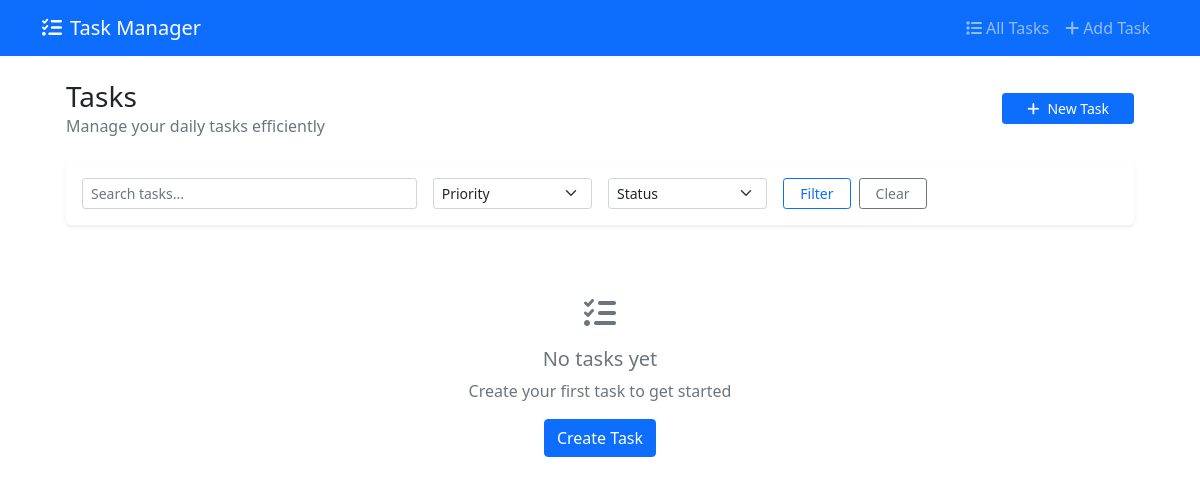
Before: / with the older database file.
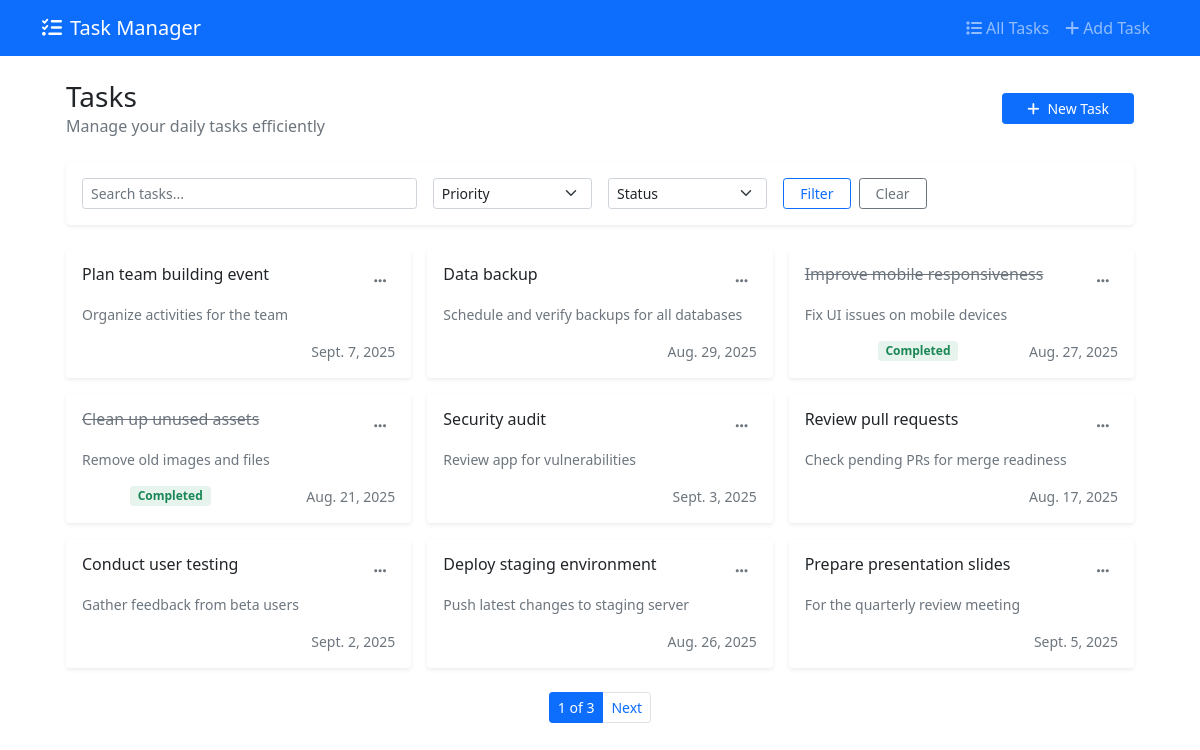
After: the same page with the newer database file.
### tasks/models.py (models this page shows, shortened)
class Task(models.Model):
    title = models.CharField(max_length=200)
    description = models.TextField(blank=True)
    priority = models.CharField(
        max_length=10,
        choices=[("high", "High"), ("medium", "Medium"), ("low", "Low")],
        default="medium",
    )
    is_completed = models.BooleanField(default=False)
    due_date = models.DateField(null=True, blank=True)
    created_at = models.DateTimeField(auto_now_add=True)
    updated_at = models.DateTimeField(auto_now=True)
    class Meta:
        ordering = ["-created_at"]

### tasks/views.py (the view)
# urls.py: path("", TaskListView.as_view(), name="task-list"),
class TaskListView(ListView):
    model = Task
    template_name = "tasks/task_list.html"
    context_object_name = "tasks"
    paginate_by = 9
    def get_queryset(self):
        queryset = Task.objects.all()
        search = self.request.GET.get("search")
        if search:
            queryset = queryset.filter(title__icontains=search)
        priority = self.request.GET.get("priority")
        if priority:
            queryset = queryset.filter(priority=priority)
        is_completed = self.request.GET.get("is_completed")
        if is_completed is not None and is_completed != "":
            if is_completed.lower() == "true":
                queryset = queryset.filter(is_completed=True)
            elif is_completed.lower() == "false":
                queryset = queryset.filter(is_completed=False)
        return queryset

### templates/tasks/task_list.html (shortened to what this page needs)
{% extends 'base.html' %}
{% block content %}
<div class="container-fluid px-4">
    <div class="d-flex justify-content-between align-items-center mb-4">
        <div>
            <h1 class="h3 mb-0 text-gray-800">Tasks</h1>
            <p class="text-muted mb-0">Manage your daily tasks efficiently</p>
        </div>
        <a href="{% url 'task-create' %}" class="btn btn-primary btn-sm px-4">
            <i class="fas fa-plus me-2"></i>New Task
        </a>
    </div>
    <div class="bg-white rounded-3 shadow-sm border-0 mb-4">
        <div class="p-3">
            <form method="get" class="row g-3 align-items-end">
                <div class="col-md-4">
                    <input type="text" name="search" class="form-control form-control-sm"
                           placeholder="Search tasks..." value="{{ request.GET.search }}">
                </div>
                <div class="col-md-2">
                    <select name="priority" class="form-select form-select-sm">
                        <option value="">Priority</option>
                    </select>
                </div>
                <div class="col-md-2">
                    <select name="is_completed" class="form-select form-select-sm">
                        <option value="">Status</option>
                    </select>
                </div>
                <div class="col-md-4">
                    <div class="d-flex gap-2">
                        <button type="submit" class="btn btn-outline-primary btn-sm px-3">Filter</button>
                        <a href="{% url 'task-list' %}" class="btn btn-outline-secondary btn-sm px-3">Clear</a>
                    </div>
                </div>
            </form>
        </div>
    </div>
    {% if tasks %}
        <div class="row g-3">
            {% for task in tasks %}
                <div class="col-lg-4 col-md-6">
                    <div class="card border-0 shadow-sm h-100 task-card">
                        <div class="card-body p-3">
                            <div class="d-flex justify-content-between align-items-start mb-2">
                                <h6 class="mb-0 fw-medium {% if task.is_completed %}text-decoration-line-through text-muted{% endif %}">
                                    {{ task.title }}
                                </h6>
                                <div class="dropdown">
                                    <button class="btn btn-sm btn-ghost" data-bs-toggle="dropdown">
                                        <i class="fas fa-ellipsis-h text-muted"></i>
                                    </button>
                                </div>
                            </div>
                            {% if task.description %}
                                <p class="text-muted small mb-3">{{ task.description|truncatewords:12 }}</p>
                            {% endif %}
                            <div class="d-flex justify-content-between align-items-center">
                                <div class="d-flex gap-2">
                                    <span class="badge badge-priority-{{ task.priority }}">{{ task.priority|title }}</span>
                                    {% if task.is_completed %}
                                        <span class="badge bg-success bg-opacity-10 text-success">Completed</span>
                                    {% endif %}
                                </div>
                                {% if task.due_date %}
                                    <small class="text-muted">{{ task.due_date }}</small>
                                {% endif %}
                            </div>
                        </div>
                    </div>
                </div>
            {% endfor %}
        </div>
        {% if is_paginated %}
            <nav class="mt-4">
                <ul class="pagination pagination-sm justify-content-center">
                    <li class="page-item active">
                        <span class="page-link">{{ page_obj.number }} of {{ page_obj.paginator.num_pages }}</span>
                    </li>
                    {% if page_obj.has_next %}
                        <li class="page-item">
                            <a class="page-link" href="?page={{ page_obj.next_page_number }}">Next</a>
                        </li>
                    {% endif %}
                </ul>
            </nav>
        {% endif %}
    {% else %}
        <div class="text-center py-5">
            <div class="mb-3">
                <i class="fas fa-tasks fa-2x text-muted"></i>
            </div>
            <h5 class="text-muted">No tasks yet</h5>
            <p class="text-muted mb-3">Create your first task to get started</p>
            <a href="{% url 'task-create' %}" class="btn btn-primary">Create Task</a>
        </div>
    {% endif %}
</div>
{% endblock %}

### templates/base.html (shortened to what this page needs)
<!DOCTYPE html>
<html lang="en">
<head>
    <link href="https://cdn.jsdelivr.net/npm/bootstrap@5.1.3/dist/css/bootstrap.min.css" rel="stylesheet">
    <link href="https://cdnjs.cloudflare.com/ajax/libs/font-awesome/6.0.0/css/all.min.css" rel="stylesheet">
</head>
<body>
    <nav class="navbar navbar-expand-lg navbar-dark bg-primary">
        <div class="container">
            <a class="navbar-brand" href="{% url 'task-list' %}">
                <i class="fas fa-tasks me-2"></i>Task Manager
            </a>
            <div class="navbar-nav ms-auto">
                <a class="nav-link" href="{% url 'task-list' %}">
                    <i class="fas fa-list me-1"></i>All Tasks
                </a>
                <a class="nav-link" href="{% url 'task-create' %}">
                    <i class="fas fa-plus me-1"></i>Add Task
                </a>
            </div>
        </div>
    </nav>
    <div class="container mt-4">
        {% block content %}
        {% endblock %}
    </div>
</body>
</html>

### templates/base.html (style rules this page uses)
.task-card { transition: all 0.3s ease; }

Changed rows visible on the page:
added Task: title "Plan team building event", description "Organize activities for the team", due_date "Sept. 7, 2025"
added Task: title "Data backup", description "Schedule and verify backups for all databases", due_date "Aug. 29, 2025"
added Task: title "Improve mobile responsiveness", description "Fix UI issues on mobile devices", is_completed "Completed", due_date "Aug. 27, 2025"
added Task: title "Clean up unused assets", description "Remove old images and files", is_completed "Completed", due_date "Aug. 21, 2025"
added Task: title "Security audit", description "Review app for vulnerabilities", due_date "Sept. 3, 2025"
added Task: title "Review pull requests", description "Check pending PRs for merge readiness", due_date "Aug. 17, 2025"
added Task: title "Conduct user testing", description "Gather feedback from beta users", due_date "Sept. 2, 2025"
added Task: title "Deploy staging environment", description "Push latest changes to staging server", due_date "Aug. 26, 2025"
added Task: title "Prepare presentation slides", description "For the quarterly review meeting", due_date "Sept. 5, 2025"
Other visible differences:
{{ page_obj.number }}: (not shown) → "1"
{{ page_obj.paginator.num_pages }}: (not shown) → "3"
text no longer shown: "No tasks yet Create your first task to get started Create Task"
text now shown: "of Next"
